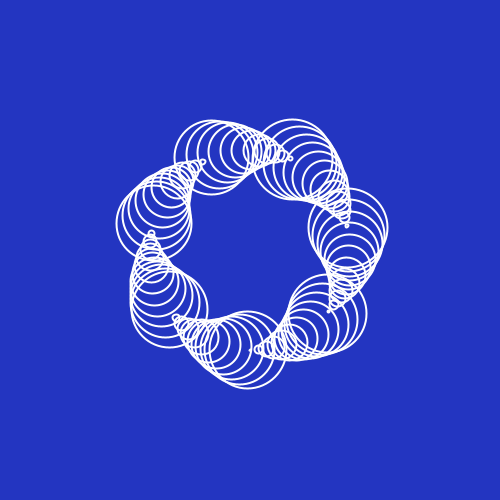
Frame 1 (no input)
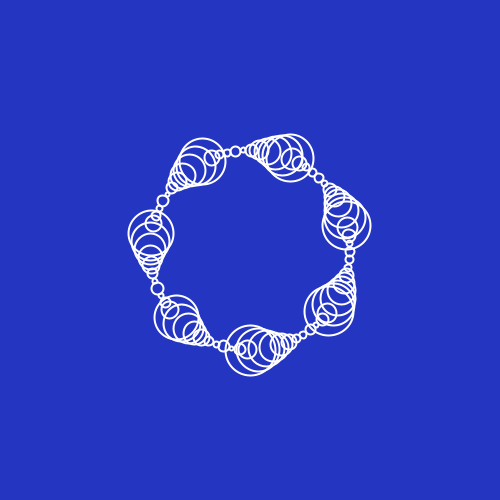
Frame 60 (the mouse pressed at the canvas centre just before this capture)
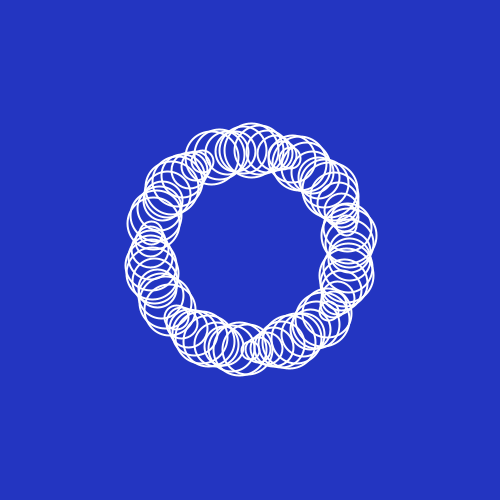
Frame 120 (the mouse held since frame 60 and released just before this capture)

The Processing sketch that drew these frames (run headless with seeded random() and noise(); from frame 60 on, the mouse is pressed at the canvas centre):

// Processing sketch: sketch_04042017
// ── sketch_04042017.pde
Ball[] ball = new Ball[80];

void setup(){
  size(500,500);
  smooth();
  for(int i = 0; i<ball.length; i++){
    float r = i/1.1;
    float x = sin(r)*100;
    float y = cos(r)*100;
    float s = i;
    ball[i] = new Ball(x,y,s);
  }
}

void draw(){
  noFill();
  background(35,53,193);
  stroke(255);
  strokeWeight(2);
  translate(width/2, height/2);
  for(int i = 0; i<ball.length; i++){
    ball[i].update();
    ball[i].display();
  }
}
// ── Ball.pde
class Ball{
  float x,y,s;
  boolean grow = true;
  float aug = 1;
  Ball(float _x, float _y,float size){
    x = _x;
    y = _y;
    s = size;
  }
  
   void update(){
    if(grow == true){
      s+=aug;
      if(s>=55){
        grow = false;
      }
    }else if(grow == false){
      s-=aug;
      if(s<=4){
        grow = true;
      }
    }
  }
  
  void display(){
    ellipse(x,y,s,s);
  }
  
}
